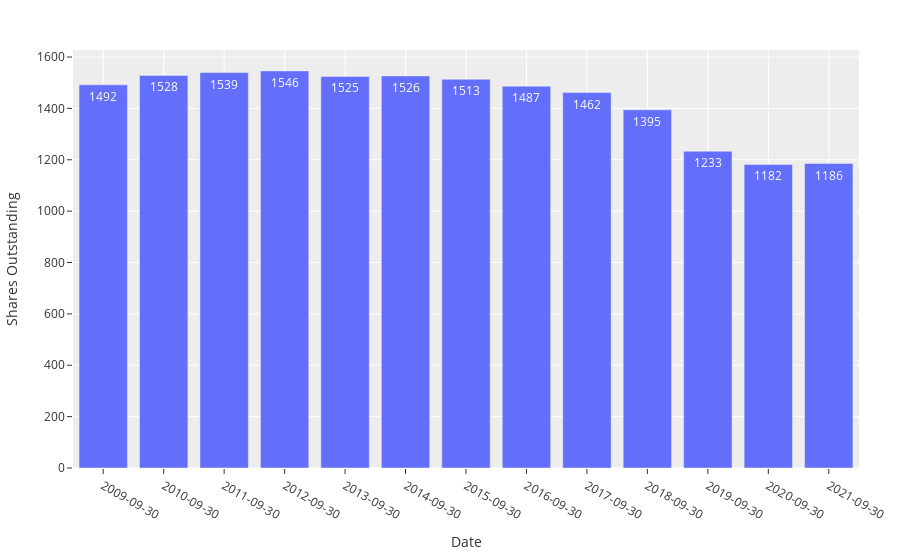

The code cell stored with this chart in its notebook:
### Markdown cell above
### Shares Outstanding

### Code cell
fig_shares = px.bar(dict_income[st]['Shares Outstanding'], y='Shares Outstanding', text_auto='.2d')
fig_shares.update_xaxes(type='category')
fig_shares.update_layout(template=THEME, margin = dict(t=50, b=30, l=25, r=25))
fig_shares.show()

### Figure 1 — Plotly figure (JSON) as saved in the notebook; plotly's stock layout.template omitted (floating-point values rounded to 4 significant figures)
{"data": [{"alignmentgroup": "True", "hovertemplate": "Date=%{x}<br>Shares Outstanding=%{y}<extra></extra>", "legendgroup": "", "marker": {"color": "#636efa", "pattern": {"shape": ""}}, "name": "", "offsetgroup": "", "orientation": "v", "showlegend": false, "textposition": "auto", "texttemplate": "%{y:.2d}", "type": "bar", "x": ["2009-09-30", "2010-09-30", "2011-09-30", "2012-09-30", "2013-09-30", "2014-09-30", "2015-09-30", "2016-09-30", "2017-09-30", "2018-09-30", "2019-09-30", "2020-09-30", "2021-09-30"], "xaxis": "x", "y": [1492.0, 1528.0, 1539.0, 1546, 1524.0, 1526.0, 1513.0, 1487.0, 1462.0, 1395.0, 1233.0, 1182.0, 1186.0], "yaxis": "y"}], "layout": {"barmode": "relative", "legend": {"tracegroupgap": 0}, "margin": {"b": 30, "l": 25, "r": 25, "t": 50}, "xaxis": {"anchor": "y", "domain": [0, 1], "title": {"text": "Date"}, "type": "category"}, "yaxis": {"anchor": "x", "domain": [0, 1], "title": {"text": "Shares Outstanding"}}}}
